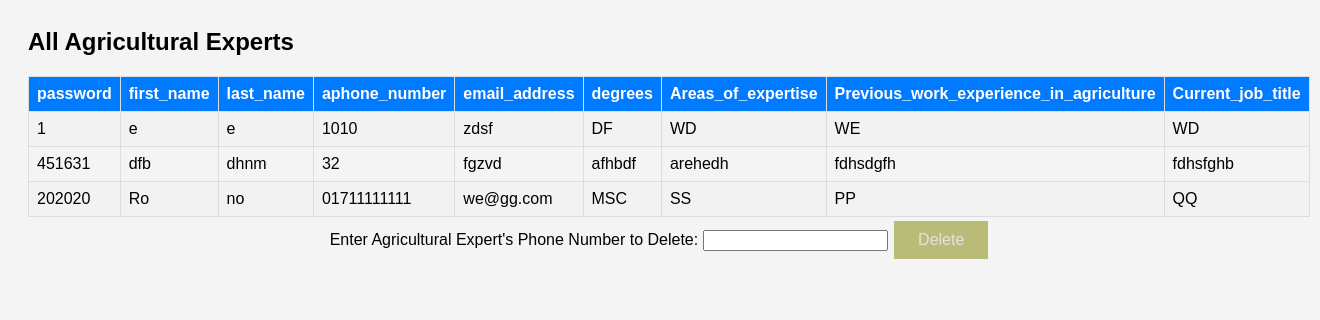
Screenshot of /DBMS_Group-12/all_agri.php with the database file from the repository.
### tables this page shows
CREATE TABLE `agricultural_experts` (
  `password` varchar(11) NOT NULL,
  `first_name` text NOT NULL,
  `last_name` text NOT NULL,
  `aphone_number` varchar(11) NOT NULL,
  `email_address` varchar(20) NOT NULL,
  `degrees` text NOT NULL,
  `Areas_of_expertise` text NOT NULL,
  `Previous_work_experience_in_agriculture` text NOT NULL,
  `Current_job_title` text NOT NULL
);

### DBMS_Group-12/all_agri.php (the view, shortened to what this page needs)
<?php
include 'Connection.php';
$sql = "SELECT * FROM agricultural_experts";
$result = $conn->query($sql);
if ($result->num_rows > 0) {
    echo "<html><head><title>All Agricultural Experts</title></head><body>";
    echo "<h2>All Agricultural Experts</h2>";
    echo "<table border='1'>";
    echo "<tr><th>password</th><th>first_name</th><th>last_name</th><th>aphone_number </th><th>email_address</th><th>degrees</th><th>Areas_of_expertise</th><th>Previous_work_experience_in_agriculture</th><th>Current_job_title</th></tr>";
    while ($row = $result->fetch_assoc()) {
        echo "<tr><td>" . $row["password"] . "</td><td>" . $row["first_name"] . "</td><td>" . $row["last_name"] . "</td><td>" . $row["aphone_number"] . "</td><td>" . $row["email_address"] . "</td><td>" . $row["degrees"] . "</td><td>" . $row["Areas_of_expertise"] . "</td><td>" . $row["Previous_work_experience_in_agriculture"] . "</td><td>" . $row["Current_job_title"] . "</td></tr>";
    }
    echo "</table>";
    echo "</body></html>";
} else {
    echo "No data found";
}
?>
<!DOCTYPE html>
<html lang="en">
<head>
    <link rel="stylesheet" href="F_history.css">
</head>
<body>
<form action="delete_agri.php" method="post">
    <div style="text-align:center;">
        <label for="aphone_number">Enter Agricultural Expert's Phone Number to Delete:</label>
        <input type="varchar" id="aphone_number" name="aphone_number" required>
        <button type="submit">Delete</button>
    </div>
</form>
</body>
</html>

### DBMS_Group-12/F_history.css (style rules this page uses)
button { background-color: #b9bc77; border: none; color: rgb(234, 223, 223); padding: 10px 24px; text-align: center; text-decoration: none; display: inline-block; font-size: 16px; margin: 4px 2px; transition-duration: 0.4s; cursor: pointer; }
* { text-decoration: none; }

### DBMS_Group-12/all_agri.php (style rules this page uses)
body { font-family: Arial, sans-serif; background-color: #f4f4f4; padding: 20px; }
table { width: 100%; border-collapse: collapse; }
table, th, td { border: 1px solid #ddd; padding: 8px; }
th { background-color: #007bff; color: white; }
tr:nth-child(even) { background-color: #f2f2f2; }

### rows the page displays
agricultural_experts: password "1", first_name "e", last_name "e", aphone_number "1010", email_address "zdsf", degrees "DF", Areas_of_expertise "WD", Previous_work_experience_in_agriculture "WE", Current_job_title "WD"
agricultural_experts: password "451631", first_name "dfb", last_name "dhnm", aphone_number "32", email_address "fgzvd", degrees "afhbdf", Areas_of_expertise "arehedh", Previous_work_experience_in_agriculture "fdhsdgfh", Current_job_title "fdhsfghb"
agricultural_experts: password "202020", first_name "Ro", last_name "no", aphone_number "01711111111", email_address "we@gg.com", degrees "MSC", Areas_of_expertise "SS", Previous_work_experience_in_agriculture "PP", Current_job_title "QQ"
